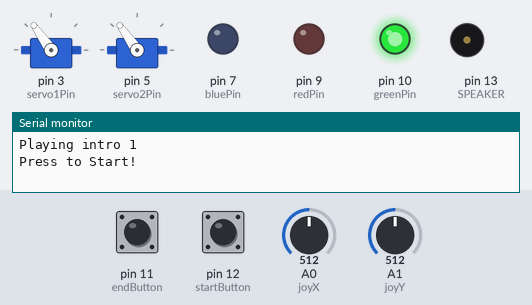
The sketch below on a simulated Arduino Uno, built with avr-gcc and run on an emulated ATmega328P. On the bench: 2 × servo, output pins drawn as LEDs (lit = HIGH), buzzer (waves = sounding), the last lines printed to the serial monitor. The inputs (shaded band) are chosen by the test bench; at power-on: pin 11 (endButton) LOW, A0 (joyX) = 512, A1 (joyY) = 512, pin 12 (startButton) HIGH. Random numbers use the default seed unless the sketch sets one.

Above: at 4.8 s.
4.9 s: pin 11 (endButton) pulled HIGH for 0.15 s
At 5.4 s:
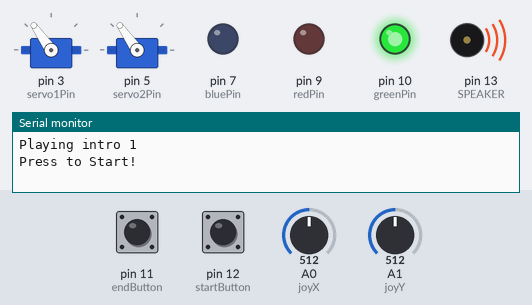
7.9 s: A0 (joyX) set to 306
At 9.4 s:
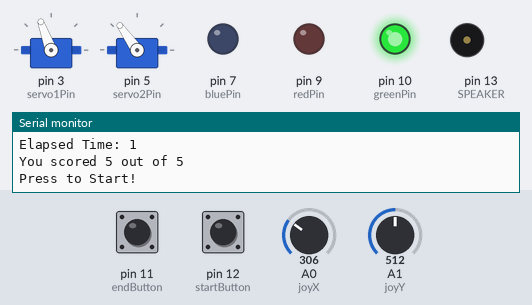
9.7 s: A1 (joyY) set to 306
At 10.2 s:
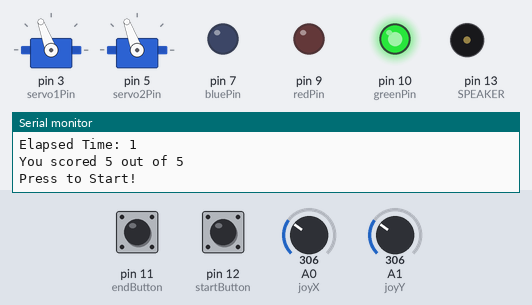
11.2 s: pin 11 (endButton) pulled HIGH for 1 s
At 11.7 s:
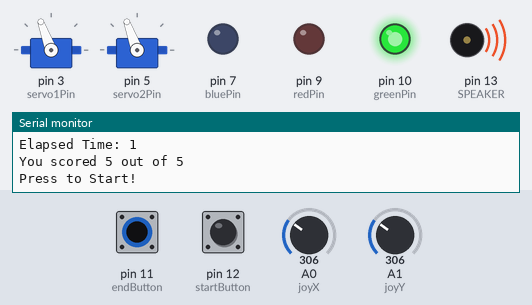
14.2 s: A0 (joyX) set to 122
At 15.2 s:
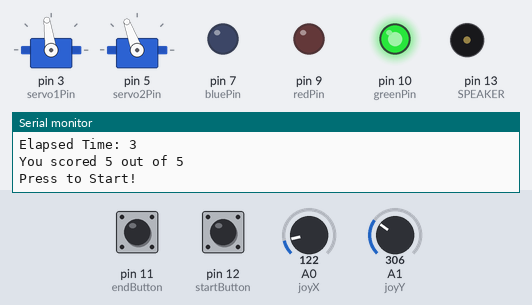
16.0 s: A1 (joyY) set to 122
At 16.3 s:
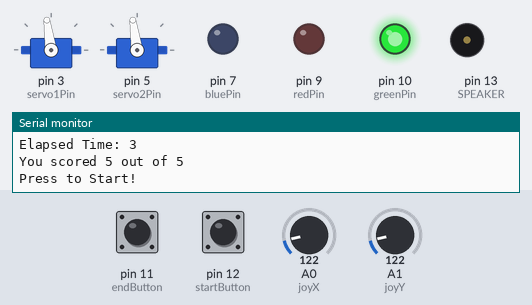
Timing chart, 0 to 18.5 s (numbered marks = the images above; inputs shaded):
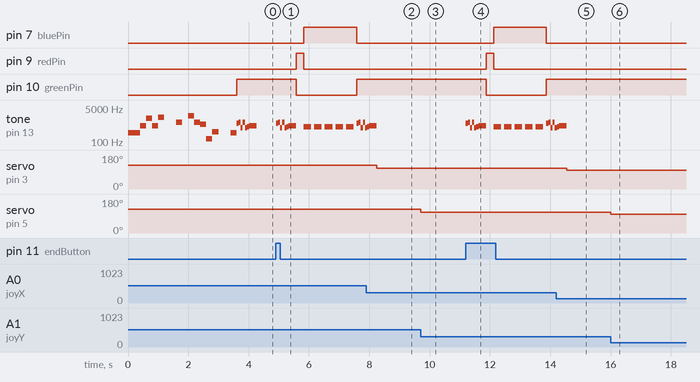

The sketch:

marble_maze.ino
```cpp
#include <Servo.h>
#include "pitches.h"

Servo servo1;
Servo servo2;

const int SPEAKER = 13;
const int joyX = A0;
const int joyY = A1;
const int redPin = 9;
const int greenPin = 10;
const int bluePin = 7;
const int servo1Pin = 3;
const int servo2Pin = 5;
const int startButton = 12;
const int endButton = 11;

int servoVal;

int startButtonState;
int endButtonState;

unsigned long startTime;
unsigned long endTime;
unsigned long elapsedTime;

int introNotes1[] =
{
  NOTE_D4, NOTE_D4, NOTE_E5, NOTE_G6, NOTE_E5, NOTE_A6, 0, NOTE_B5,
  0, NOTE_C7, NOTE_B5, NOTE_G5, NOTE_D3, NOTE_E4, 0, NOTE_D4, 0
};

int introDuration1[] =
{
  200, 200, 200, 200, 200, 200, 400, 200,
  200, 200, 200, 200, 200, 200, 400, 200,
};

int introNotes2[] =
{
  NOTE_F4, NOTE_A3, NOTE_B4, NOTE_F4, NOTE_A3, NOTE_B4,
  NOTE_F4, NOTE_A3, NOTE_B4, NOTE_E5, NOTE_D5, NOTE_B4, NOTE_D5,
  NOTE_B4, NOTE_G4, NOTE_E4, NOTE_D4,
  NOTE_E4, NOTE_G4, NOTE_E4, 0
};

int introDuration2[] =
{
  200, 200, 400, 200, 200, 400,
  200, 200, 200, 200, 400, 200, 200,
  200, 200, 1000, 200,
  200, 200, 1200,
};

void setup()
{
  randomSeed(analogRead(A2));   // generating a random seed so that random numbers are generated
  Serial.begin(9600);

  int randomIntro = random(2);  // generates a random number from 0 to 1
  switch (randomIntro)          // uses the random number to play a random introTone
  {
    case 0:
      Serial.println("Playing intro 1");
      for (int i = 0; i < 17; i++) // Loops through notes and durations to play tones
      {
        tone(SPEAKER, introNotes1[i], introDuration1[i]);
        if (i == 16)
        {
          noTone(SPEAKER);
          break;
        }
        delay(introDuration1[i]);
      }
      break;
    case 1:
      Serial.println("Playing Intro 2");
      for (int i = 0; i < 21; i++)
      {
        tone(SPEAKER, introNotes2[i], introDuration2[i]);
        if (i == 20)
        {
          noTone(SPEAKER);
          break;
        }
        delay(introDuration2[i]);
      }
      break;
  }

  pinMode(redPin, OUTPUT);
  pinMode(greenPin, OUTPUT);
  pinMode(bluePin, OUTPUT);

  servo1.attach(servo1Pin);
  servo2.attach(servo2Pin);

  // Centers the maze and the outer wall
  servo1.write(125);
  servo2.write(125);
}

void loop()
{
  turnLEDRed();
  startButtonState = LOW;
  Serial.println("Press to Start!");
  while (startButtonState == LOW)  // Waiting for the user to push start button to start the timer and the game.
  {
    startButtonState = digitalRead(startButton);
  }
  turnLEDGreen();
  playPushedButtonTone();
  startTime = millis();  // After button is pushed the current millis() is recorded

  endButtonState = LOW;
  while (endButtonState == LOW)  // Lets the user play the game until the user pushes the endButton
  {
    servoVal = analogRead(joyX);
    servoVal = map(servoVal, 0, 1023, 90, 160);
    servo1.write(servoVal);

    servoVal = analogRead(joyY);
    servoVal = map(servoVal, 0, 1023, 90, 160);
    servo2.write(servoVal);
    delay(10);

    endButtonState = digitalRead(endButton);
  }
  playPushedButtonTone();
  turnLEDRed();
  noTone(SPEAKER);
  endTime = millis(); // records the time when the user has pushed the end button
  giveScore(startTime, endTime); // scores the user out of 5 beeps how good they did time wise with the maze.
}

void giveScore(unsigned long startTime, unsigned long endTime)
{
  elapsedTime = (endTime - startTime)/1000; // gets elapsed time and converts it from milliseconds to seconds.
  int numBeeps = 0;

  Serial.print("Elapsed Time: ");
  Serial.println(elapsedTime);

  // Lower times yield better scores
  if (elapsedTime <= 15) {
    numBeeps = 5;
  }
  else if (elapsedTime <= 20) {
    numBeeps = 4;
  }
  else if (elapsedTime <= 25) {
    numBeeps = 3;
  }
  else if (elapsedTime <= 30) {
    numBeeps = 2;
  }
  else if (elapsedTime <= 35 || elapsedTime > 35) {
    numBeeps = 1;
  }

  delay(250);

  Serial.print("You scored ");
  Serial.print(numBeeps);
  Serial.println(" out of 5");

  turnLEDBlue();
  for (byte i = 0; i < numBeeps; i++)
  {
    tone(SPEAKER,NOTE_D5);
    delay(250);
    noTone(SPEAKER);
    delay(100);
  }
  noTone(SPEAKER);
}

void playPushedButtonTone()
{
  tone(SPEAKER,NOTE_A5);
  delay(70);
  tone(SPEAKER,NOTE_B5);
  delay(70);
  tone(SPEAKER,NOTE_C5);
  delay(70);
  tone(SPEAKER,NOTE_B5);
  delay(70);
  tone(SPEAKER,NOTE_C5);
  delay(70);
  tone(SPEAKER,NOTE_D5);
  delay(70);
  tone(SPEAKER,NOTE_E5);
  delay(250);
  noTone(SPEAKER);
}

void turnLEDRed()
{
  analogWrite(redPin, 255);
  analogWrite(greenPin, 0);
  analogWrite(bluePin, 0);
}

void turnLEDGreen()
{
  analogWrite(redPin, 0);
  analogWrite(greenPin, 255);
  analogWrite(bluePin, 0);
}

void turnLEDBlue()
{
  analogWrite(redPin, 0);
  analogWrite(greenPin, 0);
  analogWrite(bluePin, 255);
}
```

pitches.h
```cpp
/*************************************************
 * Public Constants
 *************************************************/

#define NOTE_B0  31
#define NOTE_C1  33
#define NOTE_CS1 35
#define NOTE_D1  37
#define NOTE_DS1 39
#define NOTE_E1  41
#define NOTE_F1  44
#define NOTE_FS1 46
#define NOTE_G1  49
#define NOTE_GS1 52
#define NOTE_A1  55
#define NOTE_AS1 58
#define NOTE_B1  62
#define NOTE_C2  65
#define NOTE_CS2 69
#define NOTE_D2  73
#define NOTE_DS2 78
#define NOTE_E2  82
#define NOTE_F2  87
#define NOTE_FS2 93
#define NOTE_G2  98
#define NOTE_GS2 104
#define NOTE_A2  110
#define NOTE_AS2 117
#define NOTE_B2  123
#define NOTE_C3  131
#define NOTE_CS3 139
#define NOTE_D3  147
#define NOTE_DS3 156
#define NOTE_E3  165
#define NOTE_F3  175
#define NOTE_FS3 185
#define NOTE_G3  196
#define NOTE_GS3 208
#define NOTE_A3  220
#define NOTE_AS3 233
#define NOTE_B3  247
#define NOTE_C4  262
#define NOTE_CS4 277
#define NOTE_D4  294
#define NOTE_DS4 311
#define NOTE_E4  330
#define NOTE_F4  349
#define NOTE_FS4 370
#define NOTE_G4  392
#define NOTE_GS4 415
#define NOTE_A4  440
#define NOTE_AS4 466
#define NOTE_B4  494
#define NOTE_C5  523
#define NOTE_CS5 554
#define NOTE_D5  587
#define NOTE_DS5 622
#define NOTE_E5  659
#define NOTE_F5  698
#define NOTE_FS5 740
#define NOTE_G5  784
#define NOTE_GS5 831
#define NOTE_A5  880
#define NOTE_AS5 932
#define NOTE_B5  988
#define NOTE_C6  1047
#define NOTE_CS6 1109
#define NOTE_D6  1175
#define NOTE_DS6 1245
#define NOTE_E6  1319
#define NOTE_F6  1397
#define NOTE_FS6 1480
#define NOTE_G6  1568
#define NOTE_GS6 1661
#define NOTE_A6  1760
#define NOTE_AS6 1865
#define NOTE_B6  1976
#define NOTE_C7  2093
#define NOTE_CS7 2217
#define NOTE_D7  2349
#define NOTE_DS7 2489
#define NOTE_E7  2637
#define NOTE_F7  2794
#define NOTE_FS7 2960
#define NOTE_G7  3136
#define NOTE_GS7 3322
#define NOTE_A7  3520
#define NOTE_AS7 3729
#define NOTE_B7  3951
#define NOTE_C8  4186
#define NOTE_CS8 4435
#define NOTE_D8  4699
#define NOTE_DS8 4978
```

Measured:
- after the input at 4.9 s, pin 7 (bluePin): LOW → HIGH after 0.93 s, → LOW 1.8 s later; pin 9 (redPin): LOW → HIGH after 0.68 s, → LOW 0.25 s later
- after the input at 7.9 s, servo on pin 3 (servo1Pin): 125° → 110° after 0.35 s
- after the input at 9.7 s, servo on pin 5 (servo2Pin): 125° → 110° at once
- after the input at 11.2 s, pin 7 (bluePin): LOW → HIGH after 0.92 s, → LOW 1.8 s later; pin 9 (redPin): LOW → HIGH after 0.67 s, → LOW 0.25 s later
- after the input at 14.2 s, servo on pin 3 (servo1Pin): 110° → 98° after 0.34 s
- after the input at 16.0 s, servo on pin 5 (servo2Pin): 110° → 98° at once
- by itself, tone on pin 13 (SPEAKER): plays 294 Hz for 0.40 s, 659 Hz for 0.20 s, 1568 Hz for 0.20 s, 659 Hz for 0.20 s, 1760 Hz for 0.20 s, 988 Hz for 0.20 s … (19 notes in this stretch)
